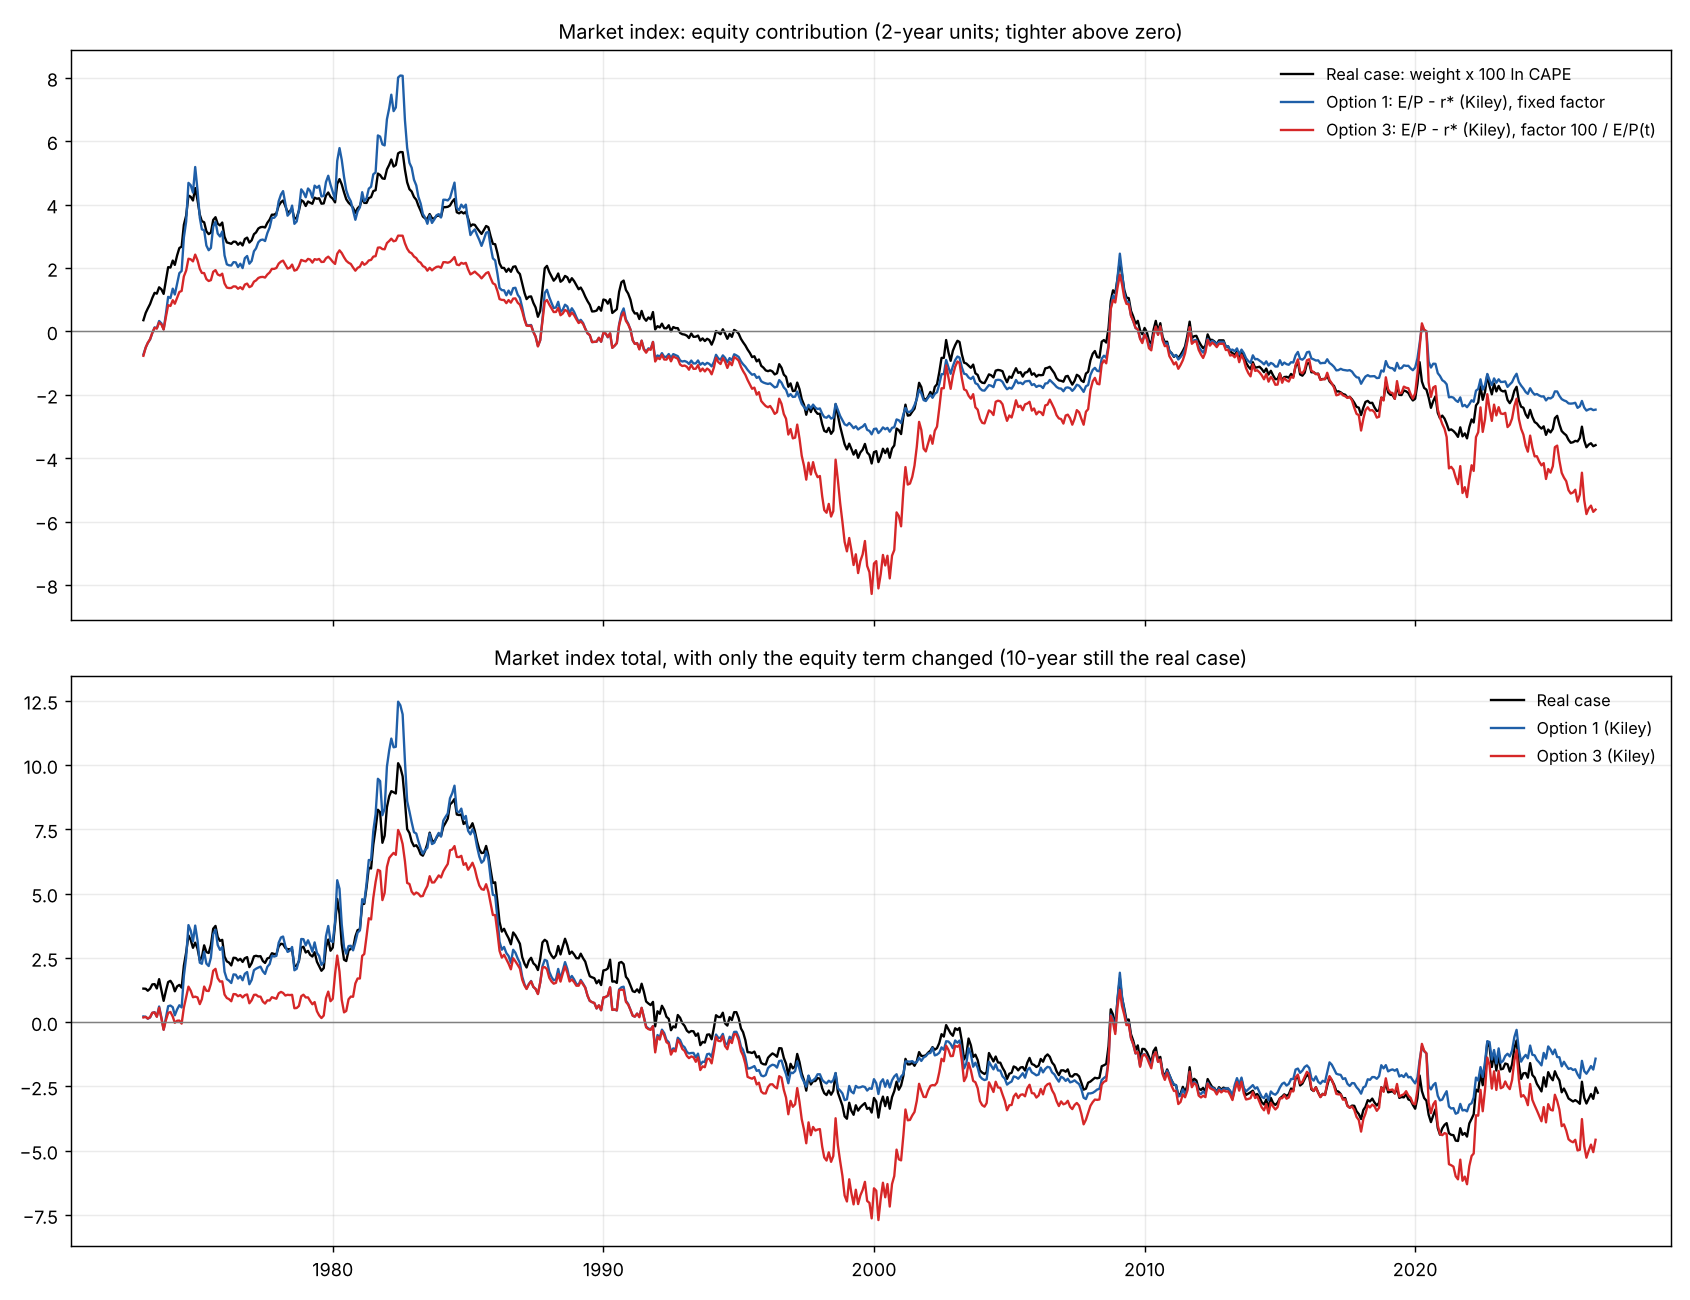

The Python source for this figure:
"""
r* question S1b: how the equity weight (per log point of CAPE) carries over to the earnings-yield gap E/P - r* (pp). Illustration, not a decision.
    real case        w * [100 ln CAPE - mean]
    option 1         w * (-100 / mean E/P) * [(E/P - r*) - mean]        fixed factor at the 1973-2026 mean E/P
    option 3         w * (-100 / E/P(t)) * [(E/P - r*) - mean]          factor varies with each month's E/P
    w: market -0.0512, GS -0.049 (x 0.945/0.98), FRB/US EP_4 equity weight. r*: Kiley or LW one-sided (full-sample), quarterly held within the quarter.
    Zero point: 1973-2026 mean (illustration only; agenda item 3 is open).
CAPE level: data_long 'equities' (100 ln CAPE, demeaned project series) with its constant restored from Shiller CAPE over 1990-92.
Usage: python experimental/rstar_case/equity_conversion.py      Outputs: equity_conversion_monthly.csv, equity_conversion.png
"""
import os, sys
import numpy as np, pandas as pd

HERE = os.path.dirname(os.path.abspath(__file__))
ROOT = os.path.dirname(os.path.dirname(HERE))
sys.path.insert(0, os.path.join(ROOT, "experimental", "ms_fci"))
sys.path.insert(0, os.path.join(ROOT, "experimental", "real_case"))
import macro_model_dl as DL
import macro_real as MR


def rd(p):
    d = pd.read_csv(p, index_col=0); d.index = pd.PeriodIndex(d.index, freq="M"); return d


def main():
    D = rd(os.path.join(ROOT, "experimental", "real_case", "data_long_monthly.csv")).loc["1973-01":"2026-09"]
    sh = pd.read_csv(os.path.join(ROOT, "raw", "shiller_cape.csv")); sh = pd.Series(sh.cape.values, index=pd.PeriodIndex(sh.month, freq="M"))
    k = float((100 * np.log(sh.loc["1990-01":"1992-12"]) - D.equities.loc["1990-01":"1992-12"]).mean())
    cape = np.exp((D.equities + k) / 100)
    ep = 100 / cape
    rs = pd.read_csv(os.path.join(ROOT, "experimental", "fci_compare", "rstar_series.csv"), index_col=0); rs.index = pd.PeriodIndex(rs.index, freq="Q")
    P, G = DL.paths("base")
    w = {"MKT": -0.0512, "GS": -0.049 * 0.945 / 0.98, "EP_4": float((DL.phi_at(P[MR.COLS0], 4) / G[4])["equities"])}
    print("equity weights per log point of CAPE: " + ", ".join(f"{a} {b:+.4f}" for a, b in w.items()))
    print(f"E/P: mean {ep.mean():.2f}, min {ep.min():.2f} ({ep.idxmin()}), max {ep.max():.2f} ({ep.idxmax()}), latest {ep.iloc[-1]:.2f}; fixed factor 100/mean = {100 / ep.mean():.1f}")
    lc = 100 * np.log(cape); base = lc - lc.mean()
    out = {"CAPE": cape, "E/P": ep}
    mk = rd(os.path.join(ROOT, "experimental", "real_case", "market_real_monthly.csv"))
    gs = rd(os.path.join(ROOT, "experimental", "real_case", "gs_real_monthly.csv"))
    mr = rd(os.path.join(ROOT, "experimental", "real_case", "macro_real_monthly.csv"))
    tot = {"MKT": mk.MKT_real, "GS": gs.GS_real * 0.945 / 0.98, "EP_4": mr.EP_4}
    for rn in ("Kiley_onesided", "LW_onesided"):
        r = pd.Series(rs[rn].reindex(D.index.asfreq("Q")).values, index=D.index).ffill()   # after 2026Q2: last value held
        gap = ep - r; gd = gap - gap.mean()
        out[f"E/P - r* ({rn[:2]})"] = gap
        for a, wa in w.items():
            c0 = wa * base
            c1 = wa * (-100 / ep.mean()) * gd
            c3 = wa * (-100 / ep) * gd
            out[f"{a} equity real case"] = c0
            out[f"{a} equity opt1 {rn[:2]}"] = c1; out[f"{a} equity opt3 {rn[:2]}"] = c3
            out[f"{a} total opt1 {rn[:2]}"] = tot[a] - c0 + c1; out[f"{a} total opt3 {rn[:2]}"] = tot[a] - c0 + c3
            out[f"{a} total real case"] = tot[a]
    O = pd.DataFrame(out)
    O.to_csv(os.path.join(HERE, "equity_conversion_monthly.csv"), float_format="%.4f", index_label="month")
    pd.set_option("display.width", 250)
    sel = [pd.Period(m, "M") for m in ("1974-12", "1979-12", "1982-07", "1987-08", "1995-01", "2000-03", "2003-03", "2008-12", "2015-01", "2021-12", "2023-10", "2026-09")]
    print("\nmarket index: equity contribution and total (2-year units), Kiley r*:")
    cols = ["CAPE", "E/P", "E/P - r* (Ki)", "MKT equity real case", "MKT equity opt1 Ki", "MKT equity opt3 Ki", "MKT total real case", "MKT total opt1 Ki", "MKT total opt3 Ki"]
    print(O.loc[sel, cols].round(2).to_string())
    print("\nsame with LW r*:")
    print(O.loc[sel, ["E/P - r* (LW)", "MKT equity opt1 LW", "MKT equity opt3 LW", "MKT total opt1 LW", "MKT total opt3 LW"]].round(2).to_string())
    print("\nsd and correlation with the real-case total, 1974-2026:")
    for a in w:
        for rn in ("Ki", "LW"):
            print(f"   {a:5s} {rn}: sd equity term real {O[f'{a} equity real case'].std():.2f}, opt1 {O[f'{a} equity opt1 {rn}'].std():.2f}, opt3 {O[f'{a} equity opt3 {rn}'].std():.2f};"
                  f"  total corr with real case: opt1 {O[f'{a} total opt1 {rn}'].corr(O[f'{a} total real case']):.2f}, opt3 {O[f'{a} total opt3 {rn}'].corr(O[f'{a} total real case']):.2f};"
                  f"  latest total real {O[f'{a} total real case'].iloc[-1]:+.2f}, opt1 {O[f'{a} total opt1 {rn}'].iloc[-1]:+.2f}, opt3 {O[f'{a} total opt3 {rn}'].iloc[-1]:+.2f}")
    import matplotlib
    matplotlib.use("Agg")
    import matplotlib.pyplot as plt
    fig, axes = plt.subplots(2, 1, figsize=(13, 10), sharex=True)
    t = O.index.to_timestamp()
    axes[0].plot(t, O["MKT equity real case"], color="black", lw=1.3, label="Real case: weight x 100 ln CAPE")
    axes[0].plot(t, O["MKT equity opt1 Ki"], color="#1f5fa8", lw=1.3, label="Option 1: E/P - r* (Kiley), fixed factor")
    axes[0].plot(t, O["MKT equity opt3 Ki"], color="#d62728", lw=1.3, label="Option 3: E/P - r* (Kiley), factor 100 / E/P(t)")
    axes[0].set_title("Market index: equity contribution (2-year units; tighter above zero)", fontsize=11)
    axes[1].plot(t, O["MKT total real case"], color="black", lw=1.3, label="Real case")
    axes[1].plot(t, O["MKT total opt1 Ki"], color="#1f5fa8", lw=1.3, label="Option 1 (Kiley)")
    axes[1].plot(t, O["MKT total opt3 Ki"], color="#d62728", lw=1.3, label="Option 3 (Kiley)")
    axes[1].set_title("Market index total, with only the equity term changed (10-year still the real case)", fontsize=11)
    for ax in axes:
        ax.axhline(0, color="gray", lw=0.8); ax.grid(alpha=0.25); ax.legend(fontsize=9, frameon=False, loc="upper right")
    fig.tight_layout(); fig.savefig(os.path.join(HERE, "equity_conversion.png"), dpi=130)


if __name__ == "__main__":
    main()
